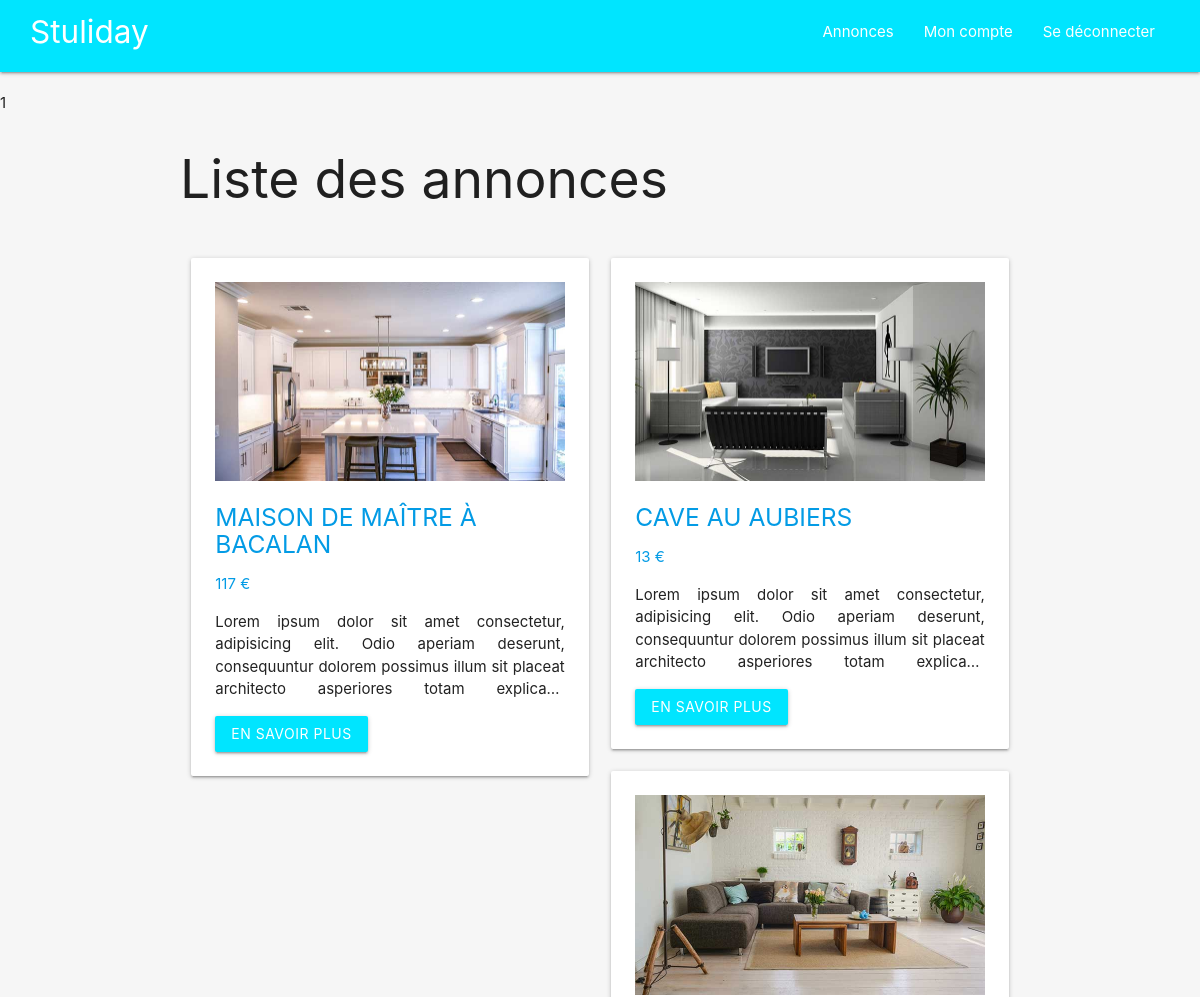
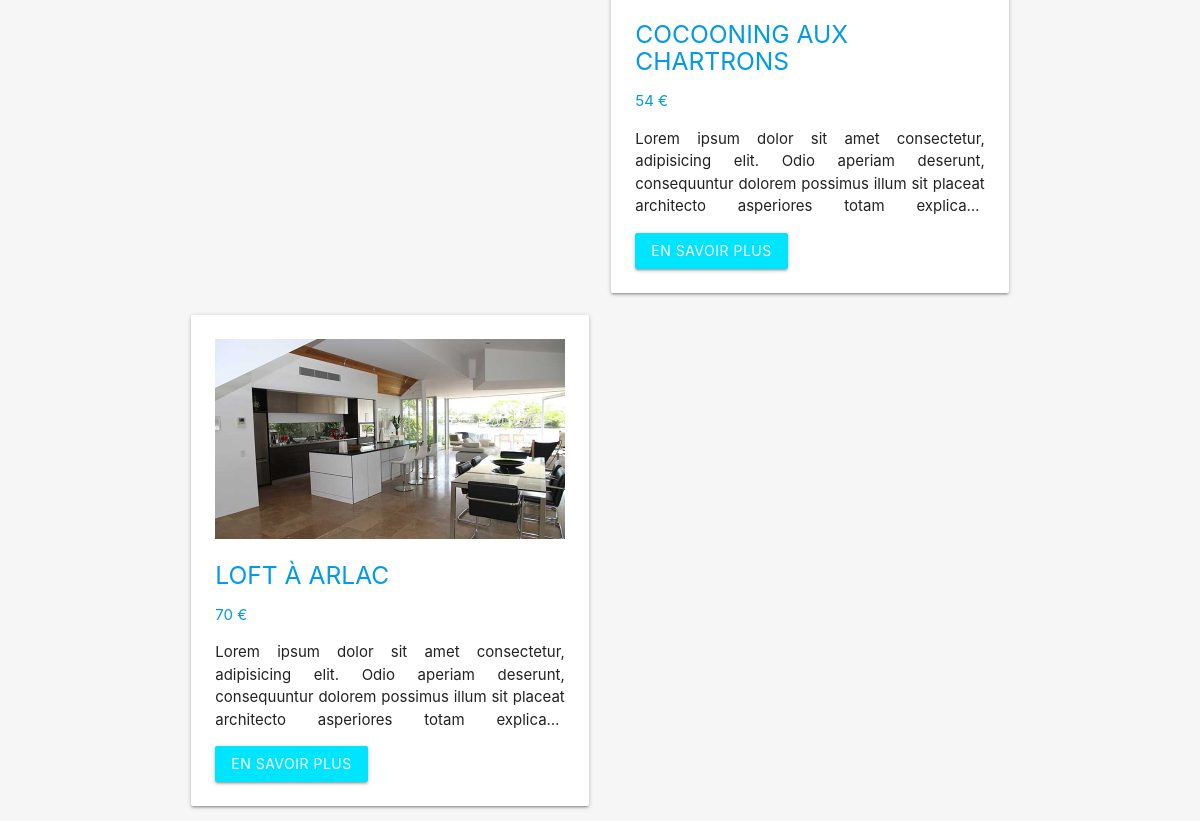
The page /libraries/views/annonces.php (signed in) on the database its author committed (2 pictures, top to bottom).
### tables this page shows
CREATE TABLE `annonces` (
  `id` int(11) NOT NULL,
  `title` varchar(50) NOT NULL,
  `description` text NOT NULL,
  `city` varchar(50) NOT NULL,
  `category` varchar(50) NOT NULL,
  `image_url` varchar(255) DEFAULT NULL,
  `address_article` varchar(255) NOT NULL,
  `active` int(1) NOT NULL DEFAULT 1,
  `price` int(255) NOT NULL,
  `author_article` int(11) NOT NULL,
  `start_date` date NOT NULL,
  `end_date` date NOT NULL,
  `publish_date` timestamp NOT NULL DEFAULT current_timestamp()
);

### libraries/utils.php (called while the page is built, shortened)
<?php
function render(string $path, string $layout)
{
  require $path . '.html.php';
  $pageContent = ob_get_clean();
  require $layout . 'templates/layout.html.php';
}

### libraries/views/annonces.php (called while the page is built, shortened)
<?php
require_once '../config/database.php';
require_once '../models/Annonces.php';
require_once '../utils.php';
render('templates/displayAnnonces', '');
?>

### libraries/config/database.php (called while the page is built)
<?php
function getPDO(): PDO
{
  $servername = 'localhost';
  $dbname = 'stuliday';
  $user = 'root';
  $pass = '';
  $pdo = new PDO("mysql:host=$servername;dbname=$dbname", $user, $pass, [
    PDO::ATTR_ERRMODE, PDO::ERRMODE_EXCEPTION,
    PDO::ATTR_DEFAULT_FETCH_MODE => PDO::FETCH_ASSOC
  ]);
  return $pdo;
}

### libraries/models/Model.php (called while the page is built, shortened)
<?php
require_once '../config/database.php';
abstract class Model
{
  public function __construct()
  {
    $this->pdo = getPdo();
    if (!empty($_SESSION['id'])) {
      $this->idSession = htmlspecialchars($_SESSION['id']);
    }
  }
}

### libraries/models/annonces.php (called while the page is built, shortened)
<?php
require_once 'Model.php';
class Annonces extends Model
{
  public function list()
  {
    $sql = $this->pdo->query("SELECT * FROM annonces a WHERE $this->idSession != author_article AND a.active != 0 ORDER BY publish_date DESC");
    $sql->setFetchMode(PDO::FETCH_ASSOC);
    return $sql;
  }
};
?>

### libraries/views/templates/displayAnnonces.html.php (the view, shortened to what this page needs)
<section>
  <div class="container">
    <div class="row">
      <div class="col-md-12">
        <h2>Liste des annonces</h2>
      </div>
    </div>
    <div class="row">
      <?php
      $model = new Annonces();
      $sql = $model->list();
      while ($annonces = $sql->fetch()) {
      ?>
        <div class="col s12 m6">
          <a href="#modal<?= $annonces['id'] ?>">
            <div class="card-panel hoverable">
              <div class="card-image">
                <img src="<?= $annonces['image_url'] ? '../../assets/uploads/' . $annonces['image_url'] : '../../assets/img/test.jpg' ?>" alt="photo-du-bien" class="responsive-img">
                <h5 style="text-transform: uppercase"><?= $annonces['title']; ?></h5>
                <div class="">
                  <p><?= $annonces['price'] ?> €</p>
                </div>
              </div>
              <div class="card-content">
                <p style="color: #222; display: -webkit-box; -webkit-box-orient: vertical; -webkit-line-clamp: 4; overflow: hidden; text-align: justify;"><?= $annonces['description'] ?></p>
              </div>
              <div class="card-action">
                <a href="#modal<?= $annonces['id'] ?>" class="btn cyan accent-3">En savoir plus</a>
              </div>
            </div>
          </a>
        </div>
      <?php
      };
      ?>
    </div>
  </div>
</section>

### libraries/views/templates/layout.html.php (shortened to what this page needs)
<!DOCTYPE html>
<html lang="fr">
<head>
  <link rel="stylesheet" href="https://cdnjs.cloudflare.com/ajax/libs/materialize/1.0.0/css/materialize.min.css">
</head>
<body style="background: rgb(246, 246, 246); max-height: 100vh !important">
  <?= include 'nav.html.php' ?>
  <?= $pageContent ?>
</body>
</html>

### libraries/views/templates/nav.html.php (shortened to what this page needs)
<nav class="row" style="height: 9vh">
  <div class="nav-wrapper cyan accent-3" style=" padding: 0 2rem; margin: 0;">
    <a class="brand-logo" href="<?= URLROOT . '/index.php' ?>">Stuliday</a>
    <ul id="nav-mobile" class="right hide-on-med-and-down">
      <li class="">
        <a class="" href="<?= URLROOT . '/libraries/views/annonces.php' ?>">Annonces</a>
      </li>
      <?php
      if (isset($_SESSION['email'])) {
      ?>
        <li class="">
          <a href="<?= URLROOT . '/libraries/views/profile.php' ?>" class="nav-link">Mon compte</a>
        </li>
        <li class="">
          <a href="?logout" class="nav-link">Se déconnecter</a>
        </li>
      <?php
      }
      ?>
    </ul>
  </div>
</nav>

### rows shown on the page
annonces: image_url (picture), title "MAISON DE MAÎTRE À BACALAN", price "117", description "Lorem ipsum dolor sit amet consectetur, adipisicing elit. Odio aperiam deserunt, consequuntur dolorem possimus illum sit placeat architecto asperiores totam…"
annonces: image_url (picture), title "CAVE AU AUBIERS", price "13", description "Lorem ipsum dolor sit amet consectetur, adipisicing elit. Odio aperiam deserunt, consequuntur dolorem possimus illum sit placeat architecto asperiores totam…"
annonces: image_url (picture), title "COCOONING AUX CHARTRONS", price "54", description "Lorem ipsum dolor sit amet consectetur, adipisicing elit. Odio aperiam deserunt, consequuntur dolorem possimus illum sit placeat architecto asperiores totam…"
annonces: image_url (picture), title "LOFT À ARLAC", price "70", description "Lorem ipsum dolor sit amet consectetur, adipisicing elit. Odio aperiam deserunt, consequuntur dolorem possimus illum sit placeat architecto asperiores totam…"

### other values the page prints
include 'nav.html.php' "1"
